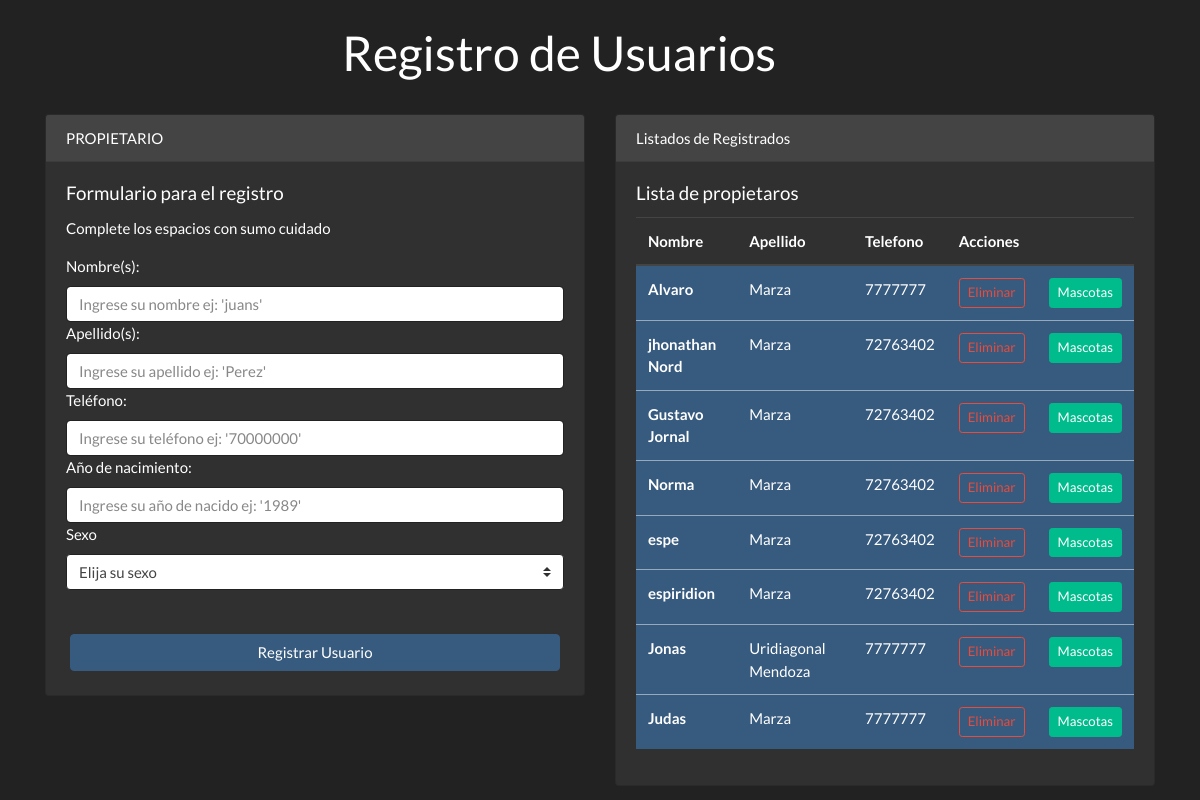
The page / on the database its author committed.
### app.py (models this page shows)
class tbpropietario(db.Model):
    idpropietario = db.Column(db.Integer,primary_key=True)
    nombre = db.Column(db.String(50))
    apellido = db.Column(db.String(50))
    telefono = db.Column(db.Integer)
    anio = db.Column(db.Integer)
    sexo = db.Column(db.String(5))

### app.py (the view)
@app.route('/')
def principal():
    revisarUs = tbpropietario.query.all()
    return render_template('index.html',qryPropietarios=revisarUs)

### templates/index.html (shortened to what this page needs)
<!DOCTYPE html>
<html lang="en">
<head>
    <link rel="stylesheet" href="https://stackpath.bootstrapcdn.com/bootswatch/4.3.1/darkly/bootstrap.min.css">
    <link rel="stylesheet" href="{{ url_for('static',filename='estilos.css') }} ">
</head>
<body class="fondo">
    <header class="container">
       <div class="display-4 row justify-content-center p-4 cabecera">
           <div class="col-md-6">
               <h1>Registro de Usuarios</h1>
           </div>
       </div>
    </header>
    <div class="container">
        <form class="form-group" action="/crearprop" method="POST">
            <div class="row">
                <div class="col-auto col-sm-9 col-md-6">
                    <div class="card">
                        <div class="card-header">
                            PROPIETARIO
                        </div>
                        <div class="card-body">
                            <h5 class="card-title">Formulario para el registro</h5>
                            <p class="card-text">Complete los espacios con sumo cuidado</p>
                            <label for="nomb">Nombre(s): </label>
                            <input id="nomb" class="form-control" type="text" name="nomb" placeholder="Ingrese su nombre ej: 'juans'">
                            <label for="ape">Apellido(s): </label>
                            <input id="ape" class="form-control" type="text" name="ape" placeholder="Ingrese su apellido ej: 'Perez'">
                            <label for="telf">Teléfono: </label>
                            <input id="telf" class="form-control" type="text" name="telf" placeholder="Ingrese su teléfono ej: '70000000'">
                            <label for="anio">Año de nacimiento: </label>
                            <input id="anio" class="form-control" type="text" name="anio" placeholder="Ingrese su año de nacido ej: '1989'">
                            <label for="sxo">Sexo</label>
                            <select name="sxo" id="sxo" class="custom-select" >
                                <option selected="">Elija su sexo</option>
                            </select>
                        </div>
                        <button type="submit" class="btn btn-primary m-4" >Registrar Usuario</submit>
                    </div>
                </div>
                <div class="col-auto col-sm-9 col-md-6">
                    <div class="card bg-secundary">
                        <div class="card-header">
                                Listados de Registrados
                        </div>
                        <div class="card-body">
                            <h5 class="card-title">Lista de propietaros</h5>
                            <table class="table table-hover">
                                <thead >
                                    <tr >
                                        <th scope="col"  >Nombre</th>
                                        <th scope="col" >Apellido</th>
                                        <th scope="col" >Telefono</th>
                                        <th scope="col" >Acciones</th>
                                        <th scope="col" ></th>
                                    </tr>
                                    <tbody  >
                                        {%for user in qryPropietarios%}
                                        <tr class="table-primary" >
                                            <th scope="row" >{{user.nombre}}</th>
                                            <td >{{user.apellido}}</td>
                                            <td >{{user.telefono}}</td>
                                            <td >
                                                <a href="\borrarprop\{{user.idpropietario}}" class="btn btn-sm btn-outline-danger">Eliminar</a>
                                            </td>
                                            <td >
                                                <a href="\mascota\{{user.idpropietario}}" class="btn btn-sm btn-success">Mascotas</a>
                                            </td>
                                        </tr>
                                        {%endfor%}
                                    </tbody>
                                </thead>
                            </table>
                        </div>
                    </div>
                </div>
            </div>
        </form>
    </div>
</body>
</html>

### static/estilos.css (style rules this page uses)
.cabecera { border-color: aquamarine; border:4px; }

### rows shown on the page
tbpropietario: nombre "Alvaro", apellido "Marza", telefono "7777777"
tbpropietario: nombre "jhonathan Nord", apellido "Marza", telefono "72763402"
tbpropietario: nombre "Gustavo Jornal", apellido "Marza", telefono "72763402"
tbpropietario: nombre "Norma", apellido "Marza", telefono "72763402"
tbpropietario: nombre "espe", apellido "Marza", telefono "72763402"
tbpropietario: nombre "espiridion", apellido "Marza", telefono "72763402"
tbpropietario: nombre "Jonas", apellido "Uridiagonal Mendoza", telefono "7777777"
tbpropietario: nombre "Judas", apellido "Marza", telefono "7777777"
